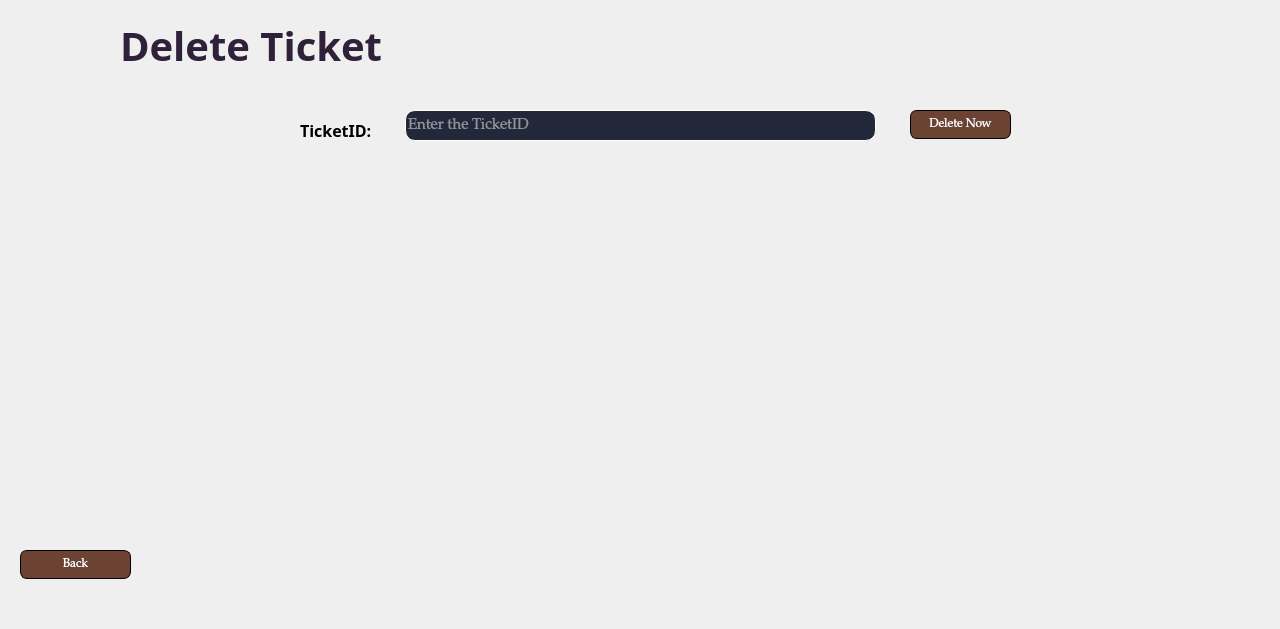
<?xml version="1.0" encoding="UTF-8"?>
<ui version="4.0">
 <class>cancelticket</class>
 <widget class="QMainWindow" name="cancelticket">
  <property name="geometry">
   <rect>
    <x>0</x>
    <y>0</y>
    <width>1280</width>
    <height>629</height>
   </rect>
  </property>
  <property name="windowTitle">
   <string>CANCEL FLIGHT</string>
  </property>
  <property name="windowIcon">
   <iconset>
    <normaloff>C:/Users/SAAD COMMUNICATION/Downloads/chrome_hqmSI9koUf (2).png</normaloff>C:/Users/SAAD COMMUNICATION/Downloads/chrome_hqmSI9koUf (2).png</iconset>
  </property>
  <widget class="QWidget" name="centralwidget">
   <widget class="QPushButton" name="pushButton">
    <property name="geometry">
     <rect>
      <x>910</x>
      <y>110</y>
      <width>101</width>
      <height>29</height>
     </rect>
    </property>
    <property name="font">
     <font>
      <family>Palatino Linotype</family>
     </font>
    </property>
    <property name="cursor">
     <cursorShape>PointingHandCursor</cursorShape>
    </property>
    <property name="styleSheet">
     <string notr="true">border: 1px solid #000000;
border-radius: 7px;color: rgb(255, 255, 255);
background-color: rgb(108, 66, 50);
color: rgb(255, 255, 255);</string>
    </property>
    <property name="text">
     <string>Delete Now</string>
    </property>
   </widget>
   <widget class="QPushButton" name="pushButton_2">
    <property name="geometry">
     <rect>
      <x>20</x>
      <y>550</y>
      <width>111</width>
      <height>29</height>
     </rect>
    </property>
    <property name="font">
     <font>
      <family>Palatino Linotype</family>
     </font>
    </property>
    <property name="cursor">
     <cursorShape>PointingHandCursor</cursorShape>
    </property>
    <property name="styleSheet">
     <string notr="true">border: 1px solid #000000;
border-radius: 7px;color: rgb(255, 255, 255);
background-color: rgb(108, 66, 50);
color: rgb(255, 255, 255);</string>
    </property>
    <property name="text">
     <string>Back</string>
    </property>
   </widget>
   <widget class="QLabel" name="label_2">
    <property name="geometry">
     <rect>
      <x>-20</x>
      <y>0</y>
      <width>1321</width>
      <height>631</height>
     </rect>
    </property>
    <property name="text">
     <string/>
    </property>
    <property name="pixmap">
     <pixmap>C:/Users/SAAD COMMUNICATION/Downloads/Right to be forgotten and option to delete private data tiny person concept.jpeg</pixmap>
    </property>
    <property name="scaledContents">
     <bool>true</bool>
    </property>
   </widget>
   <widget class="QLabel" name="label_7">
    <property name="geometry">
     <rect>
      <x>120</x>
      <y>10</y>
      <width>441</width>
      <height>71</height>
     </rect>
    </property>
    <property name="font">
     <font>
      <family>Castellar</family>
      <pointsize>30</pointsize>
      <italic>false</italic>
      <bold>true</bold>
      <underline>false</underline>
     </font>
    </property>
    <property name="styleSheet">
     <string notr="true">color: rgb(47, 33, 57);</string>
    </property>
    <property name="text">
     <string>Delete Ticket</string>
    </property>
   </widget>
   <widget class="QLabel" name="label">
    <property name="geometry">
     <rect>
      <x>300</x>
      <y>120</y>
      <width>81</width>
      <height>20</height>
     </rect>
    </property>
    <property name="font">
     <font>
      <family>Footlight MT Light</family>
      <pointsize>12</pointsize>
      <bold>true</bold>
     </font>
    </property>
    <property name="text">
     <string>TicketID:</string>
    </property>
   </widget>
   <widget class="QLabel" name="label_8">
    <property name="geometry">
     <rect>
      <x>20</x>
      <y>10</y>
      <width>71</width>
      <height>61</height>
     </rect>
    </property>
    <property name="text">
     <string/>
    </property>
    <property name="pixmap">
     <pixmap>C:/Users/SAAD COMMUNICATION/Downloads/chrome_hqmSI9koUf (1).png</pixmap>
    </property>
    <property name="scaledContents">
     <bool>true</bool>
    </property>
   </widget>
   <widget class="QLineEdit" name="lineEdit">
    <property name="geometry">
     <rect>
      <x>405</x>
      <y>110</y>
      <width>471</width>
      <height>31</height>
     </rect>
    </property>
    <property name="font">
     <font>
      <family>Palatino Linotype</family>
      <pointsize>11</pointsize>
     </font>
    </property>
    <property name="styleSheet">
     <string notr="true">border: 1px solid #FFFFFF;
border-radius: 10px;
color: rgb(255, 255, 255);
background-color: rgb(34, 39, 57);
color: rgb(255, 255, 255);</string>
    </property>
    <property name="placeholderText">
     <string>Enter the TicketID</string>
    </property>
   </widget>
   <zorder>label_2</zorder>
   <zorder>pushButton</zorder>
   <zorder>layoutWidget</zorder>
   <zorder>pushButton_2</zorder>
   <zorder>label_7</zorder>
   <zorder>label</zorder>
   <zorder>label_8</zorder>
   <zorder>lineEdit</zorder>
  </widget>
 </widget>
 <resources/>
 <connections/>
</ui>
